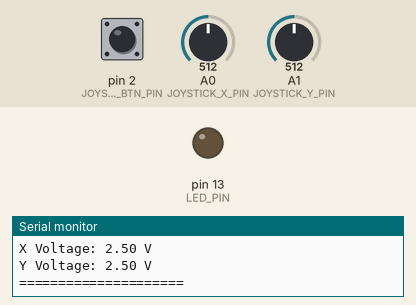
Recording of a program running on a simulated Arduino Uno, built with avr-gcc and run on an emulated ATmega328P. Parts: output pins drawn as LEDs (lit = HIGH), the last lines printed to the serial monitor. The test bench sets the inputs (shaded band); at power-on: pin 2 (JOYSTICK_BTN_PIN) HIGH, A0 (JOYSTICK_X_PIN) = 512, A1 (JOYSTICK_Y_PIN) = 512.

Above: at 0.8 s.
0.9 s: pin 2 (JOYSTICK_BTN_PIN) pulled LOW for 0.15 s
At 1.36 s:
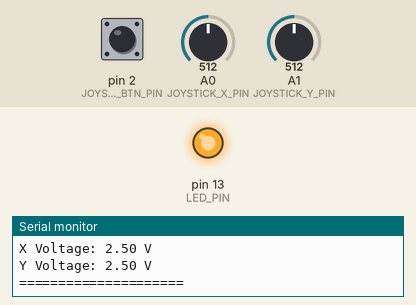
3.1 s: pin 2 (JOYSTICK_BTN_PIN) pulled LOW for 3.2 s
At 8.0 s:
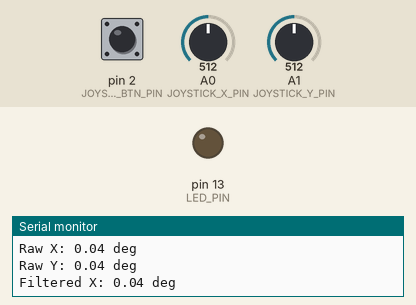
Timing chart, 0 to 9.5 s (numbered marks = the images above; inputs shaded):
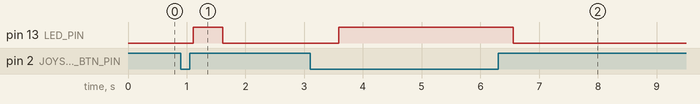

Measured:
- after the input at 0.9 s, pin 13 (LED_PIN): LOW → HIGH after 0.21 s, → LOW 0.50 s later
- after the input at 3.1 s, pin 13 (LED_PIN): LOW → HIGH after 0.49 s, → LOW 3.0 s later

The program:

main.cpp
```cpp
#include "config/config.h"
#include "globals/globals.h"
#include "joystick/joystick.h"
#include "led/led.h"
#include "serial_comm/serial_comm.h"
#include "tasks/tasks.h"
#include <Arduino.h>
#include <Arduino_FreeRTOS.h>

void setup()
{
    initSerial();
    initLED();
    initJoystick();
    initGlobals();

    xTaskCreate(displayTask, "DisplayTask", DISPLAY_TASK_STACK_SIZE, NULL, TASK_PRIORITY, NULL);
    xTaskCreate(joystickTask, "JoystickTask", JOYSTICK_TASK_STACK_SIZE, NULL, TASK_PRIORITY, NULL);
    vTaskStartScheduler();
}

void loop() { }
```

conversion.cpp
```cpp
#include "conversion.h"

float adcToVoltage(int adcValue, float vRef, float adcResolution)
{
    return (adcValue * vRef) / adcResolution;
}

float voltageToAngle(float voltage, float vRef, float minAngle, float maxAngle)
{
    return ((voltage / vRef) * (maxAngle - minAngle)) + minAngle;
}

float angleToVoltage(float angle, float vRef, float minAngle, float maxAngle)
{
    // minAngle -> 0V
    // 0 degrees -> vRef/2
    // maxAngle -> vRef
    if (angle < 0)
        return (angle - minAngle) / (-minAngle) * (vRef / 2);

    return (vRef / 2) + (angle / maxAngle) * (vRef / 2);
}
```

conversion.h
```cpp
#ifndef CONVERSION_H
#define CONVERSION_H

#include <Arduino.h>

float adcToVoltage(int adcValue, float vRef, float adcResolution);

float voltageToAngle(float voltage, float vRef, float minAngle, float maxAngle);
float angleToVoltage(float angle, float vRef, float minAngle, float maxAngle);

#endif 
```

display.cpp
```cpp
#include "display.h"
#include <stdio.h>

void formatFloat(char* buffer, float value)
{
    int intPart = (int)value;
    int decPart = abs((int)(value * 100) % 100);
    sprintf(buffer, "%d.%02d", intPart, decPart);
}

void formatAngle(char* buffer, float angle)
{
    char floatStr[10];
    formatFloat(floatStr, angle);
    sprintf(buffer, "%s deg", floatStr);
}

void formatVoltage(char* buffer, float voltage)
{
    char floatStr[10];
    formatFloat(floatStr, voltage);
    sprintf(buffer, "%s V", floatStr);
}
```

display.h
```cpp
#ifndef DISPLAY_H
#define DISPLAY_H

#include <Arduino.h>

void formatFloat(char* buffer, float value);
void formatAngle(char* buffer, float angle);
void formatVoltage(char* buffer, float voltage);

#endif
```

globals.cpp
```cpp
#include "globals.h"
#include "config/config.h"

JoystickReadings sharedJoystick = { 0.0f, 0.0f, 0.0f, 0.0f, 0.0f, 0.0f, false };
SemaphoreHandle_t serialMutex = NULL;
SemaphoreHandle_t joystickMutex = NULL;

void initGlobals()
{
    serialMutex = xSemaphoreCreateMutex();
    joystickMutex = xSemaphoreCreateMutex();
}
```

globals.h
```cpp
#ifndef GLOBALS_H
#define GLOBALS_H

#include <Arduino_FreeRTOS.h>
#include <semphr.h>

struct JoystickReadings {
    float rawX;
    float rawY;
    float filteredX;
    float filteredY;
    float voltageX;
    float voltageY;
    bool button;
};

extern JoystickReadings sharedJoystick;
extern SemaphoreHandle_t serialMutex;
extern SemaphoreHandle_t joystickMutex;

void initGlobals();

#endif
```

joystick.cpp
```cpp
#include "joystick.h"
#include "../config/config.h"
#include "../conversion/conversion.h"

void initJoystick() {
    pinMode(JOYSTICK_X_PIN, INPUT);
    pinMode(JOYSTICK_Y_PIN, INPUT);
    pinMode(JOYSTICK_BTN_PIN, INPUT_PULLUP);
}

JoystickData getJoystickData() {
    JoystickData data;

    int rawX = analogRead(JOYSTICK_X_PIN);
    int rawY = analogRead(JOYSTICK_Y_PIN);

    float xVoltage = adcToVoltage(rawX, VREF, ADC_RESOLUTION);
    float yVoltage = adcToVoltage(rawY, VREF, ADC_RESOLUTION);

    data.x_angle = voltageToAngle(xVoltage, VREF, JOYSTICK_MIN_ANGLE, JOYSTICK_MAX_ANGLE);
    data.y_angle = voltageToAngle(yVoltage, VREF, JOYSTICK_MIN_ANGLE, JOYSTICK_MAX_ANGLE);

    data.button = !digitalRead(JOYSTICK_BTN_PIN);

    return data;
} 
```

joystick.h
```cpp
#ifndef JOYSTICK_H
#define JOYSTICK_H

#include <Arduino.h>

struct JoystickData {
    float x_angle;
    float y_angle;
    bool button;
};

void initJoystick();
JoystickData getJoystickData();

#endif
```

led.cpp
```cpp
#include "led.h"
#include "../config/config.h"

void initLED()
{
    pinMode(LED_PIN, OUTPUT);
}

void setLED(bool state)
{
    digitalWrite(LED_PIN, state ? HIGH : LOW);
}
```

led.h
```cpp
#ifndef LED_H
#define LED_H

#include <Arduino.h>

void initLED();
void setLED(bool state);

#endif
```

serial_comm.cpp
```cpp
#include "serial_comm.h"

static FILE serialOutput = { 0 };

static int serialWriteByte(char c, FILE* stream)
{
    if (c == '\n' || c == '\r') {
        Serial.write('\n');
        Serial.write('\r');
    } else {
        Serial.write(c);
    }
    return 0;
}

void initSerial()
{
    Serial.begin(SERIAL_BAUD_RATE);

    while (!Serial) {
        ;
    }

    fdev_setup_stream(&serialOutput, serialWriteByte, NULL, _FDEV_SETUP_WRITE);
    stdout = &serialOutput;
}
```

serial_comm.h
```cpp
#ifndef SERIAL_COMM_H
#define SERIAL_COMM_H

#include <Arduino.h>
#include <stdio.h>

#define SERIAL_BAUD_RATE 9600

void initSerial();

#endif
```

signal_conditioning.cpp
```cpp
#include "signal_conditioning.h"
#include "../config/config.h"
#include <Arduino.h>

static float previousValues[AXIS_COUNT][WINDOW_SIZE] = { { 0 } };
static int currentIndex[AXIS_COUNT] = { 0 };
static bool bufferFilled[AXIS_COUNT] = { false };
static float lastValidValues[AXIS_COUNT] = { 0 };

float saltAndPepperFilter(float value, int axis)
{
    if (lastValidValues[axis] == 0) {
        lastValidValues[axis] = value;
        return value;
    }

    if (value >= JOYSTICK_MAX_ANGLE - 5.0f || value <= JOYSTICK_MIN_ANGLE + 5.0f) {
        lastValidValues[axis] = value;
        return value;
    }

    float difference = abs(value - lastValidValues[axis]);

    if (difference > SALT_AND_PEPPER_FILTER_THRESHOLD) {
        // if the new value is between min and max angles, it might be valid
        if (value >= JOYSTICK_MIN_ANGLE && value <= JOYSTICK_MAX_ANGLE) {
            lastValidValues[axis] = value;
            return value;
        }
        return lastValidValues[axis];
    }

    lastValidValues[axis] = value;
    return value;
}

float weightedAverageFilter(float value, int axis)
{
    previousValues[axis][currentIndex[axis]] = value;
    currentIndex[axis] = (currentIndex[axis] + 1) % WINDOW_SIZE;

    if (currentIndex[axis] == 0)
        bufferFilled[axis] = true;

    if (!bufferFilled[axis])
        return value;

    float sum = 0;
    for (int i = 0; i < WINDOW_SIZE; i++) {
        sum += previousValues[axis][i];
    }

    return sum / WINDOW_SIZE;
}

float applyPhysicalLimits(float value, float minValue, float maxValue)
{
    if (value < minValue)
        return minValue;
    if (value > maxValue)
        return maxValue;
    return value;
}
```

signal_conditioning.h
```cpp
#ifndef SIGNAL_CONDITIONING_H
#define SIGNAL_CONDITIONING_H

#define WINDOW_SIZE 5
#define SPIKE_THRESHOLD_PERCENT 80
#define AXIS_COUNT 2
#define SALT_AND_PEPPER_FILTER_THRESHOLD 25.0f

float saltAndPepperFilter(float value, int axis);
float weightedAverageFilter(float value, int axis);
float applyPhysicalLimits(float value, float minValue, float maxValue);

#endif
```

display_task.cpp
```cpp
#include "display_task.h"
#include "../../config/config.h"
#include "../../display/display.h"
#include "../../globals/globals.h"
#include "../../led/led.h"
#include <Arduino_FreeRTOS.h>
#include <semphr.h>
#include <stdio.h>
#include <task.h>

void displayTask(void* pvParameters)
{
    JoystickReadings joystick;
    TickType_t xLastWakeTime = xTaskGetTickCount();
    const TickType_t xFrequency = pdMS_TO_TICKS(DISPLAY_TASK_FREQUENCY_MS);
    char buffer[20];

    while (1) {
        if (xSemaphoreTake(joystickMutex, portMAX_DELAY) == pdTRUE) {
            joystick = sharedJoystick;
            xSemaphoreGive(joystickMutex);
        }

        if (xSemaphoreTake(serialMutex, portMAX_DELAY) == pdTRUE) {
            printf("==== Joystick Report ====\n");

            formatAngle(buffer, joystick.rawX);
            printf("Raw X: %s\n", buffer);
            formatAngle(buffer, joystick.rawY);
            printf("Raw Y: %s\n", buffer);
            formatAngle(buffer, joystick.filteredX);
            printf("Filtered X: %s\n", buffer);
            formatAngle(buffer, joystick.filteredY);
            printf("Filtered Y: %s\n", buffer);
            printf("Button: %s\n", joystick.button ? "PRESSED" : "RELEASED");
            formatVoltage(buffer, joystick.voltageX);
            printf("X Voltage: %s\n", buffer);
            formatVoltage(buffer, joystick.voltageY);
            printf("Y Voltage: %s\n", buffer);

            printf("=====================\n\n");

            setLED(joystick.button);
            xSemaphoreGive(serialMutex);
        }

        vTaskDelayUntil(&xLastWakeTime, xFrequency);
    }
}
```

display_task.h
```cpp
#ifndef DISPLAY_TASK_H
#define DISPLAY_TASK_H

void displayTask(void* pvParameters);

#endif
```

joystick_task.cpp
```cpp
#include "joystick_task.h"
#include "../../config/config.h"
#include "../../conversion/conversion.h"
#include "../../globals/globals.h"
#include "../../joystick/joystick.h"
#include "../../signal_conditioning/signal_conditioning.h"
#include <Arduino_FreeRTOS.h>
#include <semphr.h>
#include <task.h>

void joystickTask(void* pvParameters)
{
    TickType_t xLastWakeTime = xTaskGetTickCount();
    const TickType_t xFrequency = pdMS_TO_TICKS(JOYSTICK_TASK_FREQUENCY_MS);

    while (1) {
        JoystickData rawData = getJoystickData();

        float filteredX = saltAndPepperFilter(rawData.x_angle, 0);
        filteredX = weightedAverageFilter(filteredX, 0);
        filteredX = applyPhysicalLimits(filteredX, JOYSTICK_MIN_ANGLE, JOYSTICK_MAX_ANGLE);

        float filteredY = saltAndPepperFilter(rawData.y_angle, 1);
        filteredY = weightedAverageFilter(filteredY, 1);
        filteredY = applyPhysicalLimits(filteredY, JOYSTICK_MIN_ANGLE, JOYSTICK_MAX_ANGLE);

        float voltageX = angleToVoltage(filteredX, VREF, JOYSTICK_MIN_ANGLE, JOYSTICK_MAX_ANGLE);
        float voltageY = angleToVoltage(filteredY, VREF, JOYSTICK_MIN_ANGLE, JOYSTICK_MAX_ANGLE);

        if (xSemaphoreTake(joystickMutex, portMAX_DELAY) == pdTRUE) {
            sharedJoystick.rawX = rawData.x_angle;
            sharedJoystick.rawY = rawData.y_angle;
            sharedJoystick.filteredX = filteredX;
            sharedJoystick.filteredY = filteredY;
            sharedJoystick.voltageX = voltageX;
            sharedJoystick.voltageY = voltageY;
            sharedJoystick.button = rawData.button;
            xSemaphoreGive(joystickMutex);
        }

        vTaskDelayUntil(&xLastWakeTime, xFrequency);
    }
}
```

joystick_task.h
```cpp
#ifndef JOYSTICK_TASK_H
#define JOYSTICK_TASK_H

void joystickTask(void* pvParameters);

#endif
```

tasks.h
```cpp
#ifndef TASKS_H
#define TASKS_H

#include "display/display_task.h"
#include "joystick/joystick_task.h"

#endif
```

config.h
```cpp
#ifndef CONFIG_H
#define CONFIG_H

#define LED_PIN 13

#define JOYSTICK_X_PIN A0
#define JOYSTICK_Y_PIN A1
#define JOYSTICK_BTN_PIN 2

#define JOYSTICK_TASK_STACK_SIZE 256
#define DISPLAY_TASK_STACK_SIZE 256
#define TASK_PRIORITY 1

#define JOYSTICK_TASK_FREQUENCY_MS 50
#define DISPLAY_TASK_FREQUENCY_MS 500

#define ADC_RESOLUTION 1023.0f
#define VREF 5.0f

#define JOYSTICK_MIN_ANGLE -45.0f
#define JOYSTICK_MAX_ANGLE 45.0f

#endif
```
